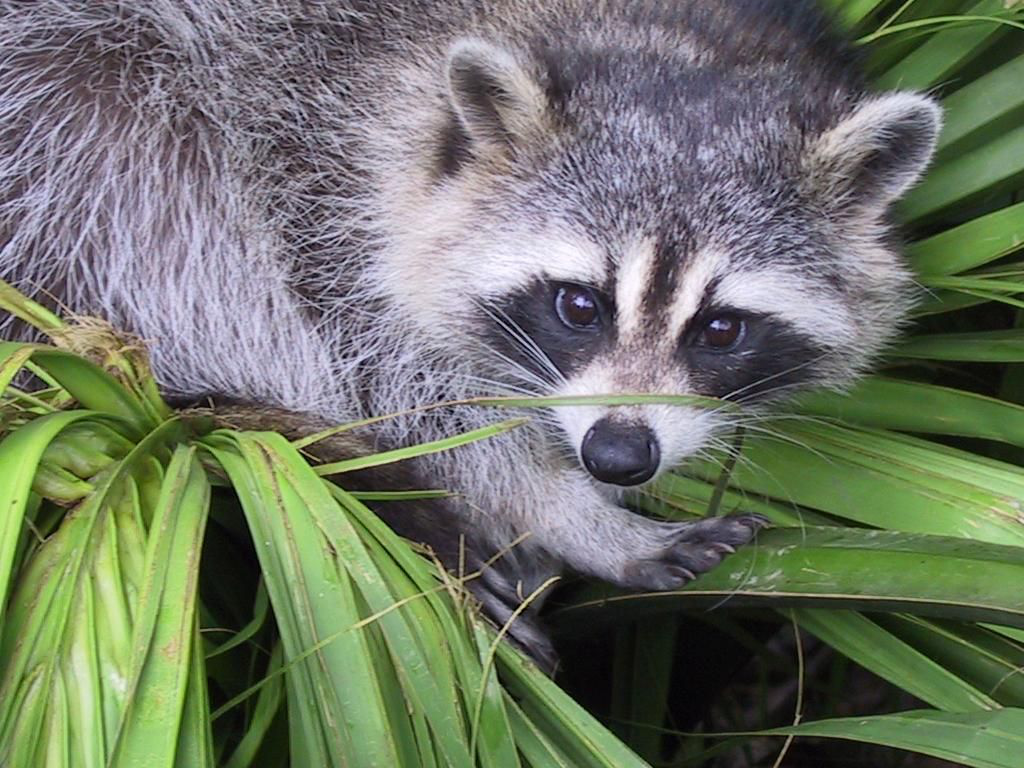
#> input picture Scripts/img/avatar1.png, 1024 x 768 px
$ python imgexam.py
#> lines starting #> are read from the running program, lines starting #| are printed output that depends on the picture
import numpy as np
import cv2
import matplotlib.pyplot as plt

image = cv2.imread('avatar1.png')
#> image is the input picture: shape (768, 1024, 3); mean B, G, R 102.1, 117.7, 110.7
image = cv2.cvtColor(image,cv2.COLOR_BGR2RGB)

plt.imshow(np.concatenate((image,image)))
plt.show()
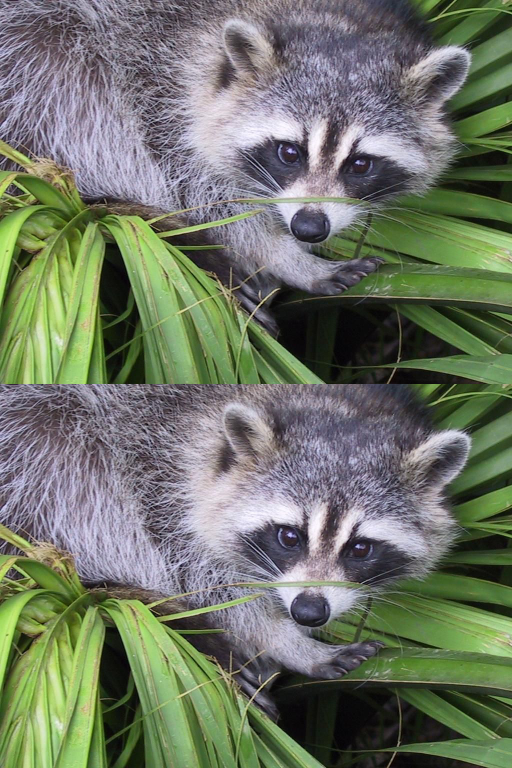
#> shown: shape (1536, 1024, 3) (shown at 1/2 size); mean R, G, B 110.7, 117.7, 102.1
